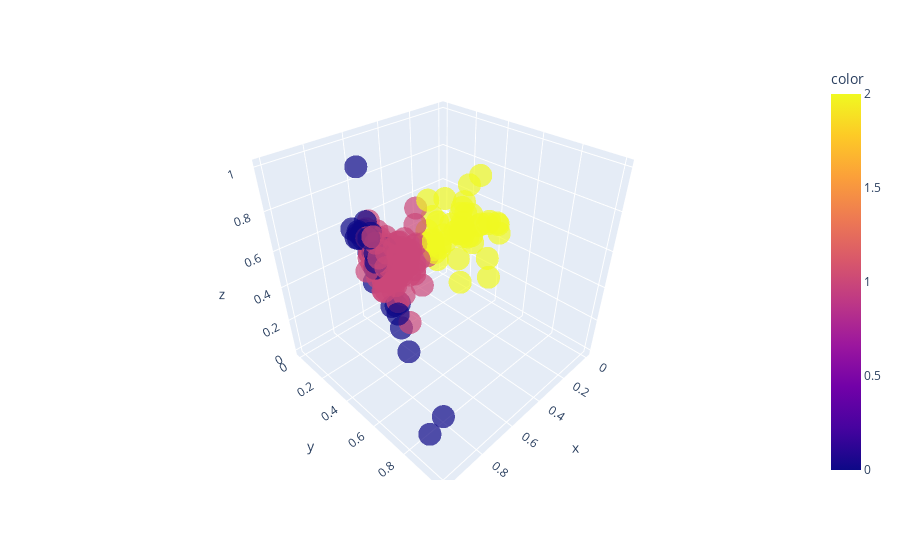

The notebook cell saved with this chart:
### Markdown cell above
## PCA clusters visualisation

### Code cell
countries = data_pca.index.tolist()
fig = px.scatter_3d(x=data_pca.PC1, y=data_pca.PC2, z=data_pca.PC3, color=data_pca.cluster_pca, opacity=0.7)
fig.update_traces(mode="m5arkers", hovertemplate=countries)
fig.show()

### Figure 1 — Plotly figure (JSON) as saved in the notebook; plotly's stock layout.template omitted (floating-point values rounded to 4 significant figures; data arrays with more than 128 entries replaced by an {"elided": "..."} marker saying what was removed)
{"data": [{"hovertemplate": {"elided": "167 str values"}, "legendgroup": "", "marker": {"color": {"elided": "167 int values"}, "coloraxis": "coloraxis", "opacity": 0.7, "symbol": "circle"}, "mode": "markers", "name": "", "scene": "scene", "showlegend": false, "type": "scatter3d", "x": {"elided": "167 float values"}, "y": {"elided": "167 float values"}, "z": {"elided": "167 float values"}}], "layout": {"coloraxis": {"colorbar": {"title": {"text": "color"}}, "colorscale": [[0, "#0d0887"], [0.1111, "#46039f"], [0.2222, "#7201a8"], [0.3333, "#9c179e"], [0.4444, "#bd3786"], [0.5556, "#d8576b"], [0.6667, "#ed7953"], [0.7778, "#fb9f3a"], [0.8889, "#fdca26"], [1, "#f0f921"]]}, "legend": {"tracegroupgap": 0}, "margin": {"t": 60}, "scene": {"domain": {"x": [0, 1], "y": [0, 1]}, "xaxis": {"title": {"text": "x"}}, "yaxis": {"title": {"text": "y"}}, "zaxis": {"title": {"text": "z"}}}}}
